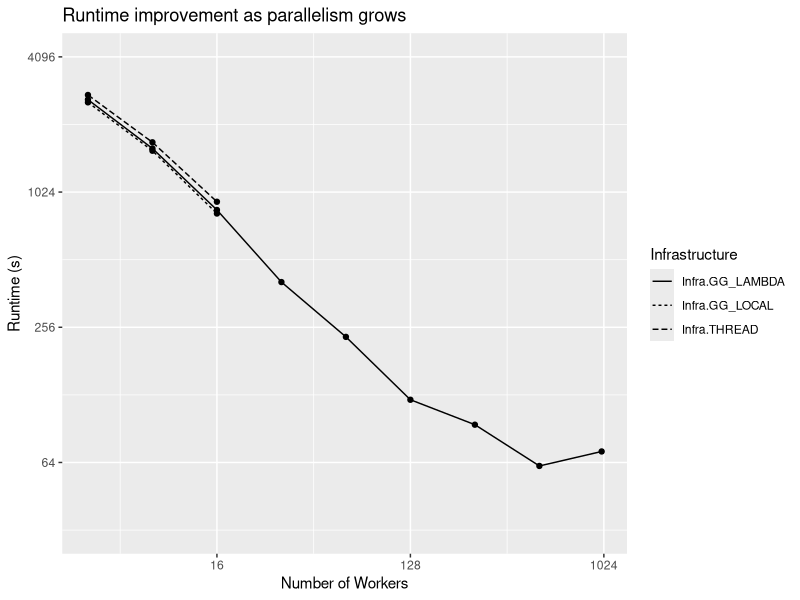
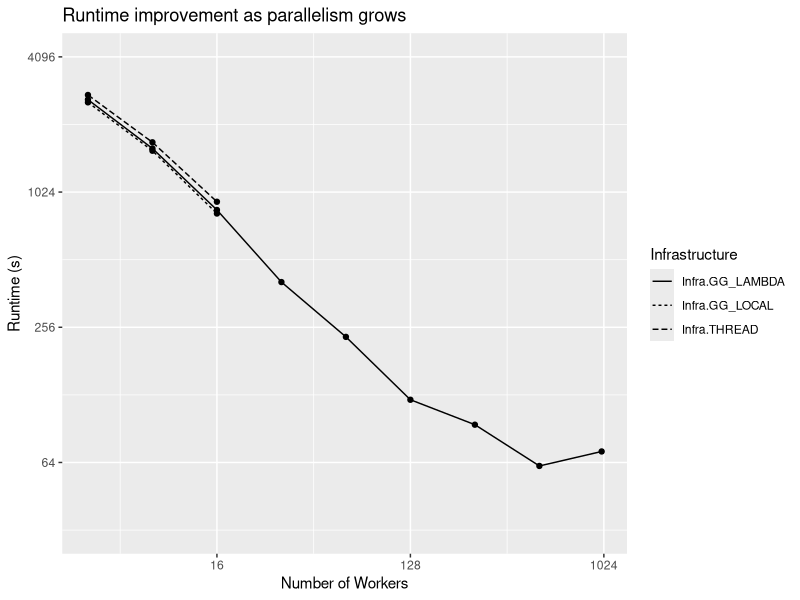

Source code (R) for these figures, in order:
library(tidyverse)

data <- read_csv("./data.csv")
benches <- c("2_6","4_2","3_5","4_5","5_5")
regex <- str_c(benches, collapse="|")
right_benches <- data %>% filter(grepl(regex, net))
no_outliers <- right_benches %>%
  filter(jobs < 32 | grepl("LAM", infra)) %>%
  # Outliers
  filter(trial != 0 | !grepl("2_6", net) | jobs !=512) %>%
  filter(trial != 0 | !grepl("3_5", net) | jobs !=1000) %>%
  filter(trial != 2 | !grepl("3_5", net) | jobs !=256) %>%
  filter(trial != 1 | !grepl("4_2", net) | jobs !=128) %>%
  filter(trial != 2 | !grepl("4_5", net) | jobs !=16) %>%
  filter(trial != 1 | !grepl("5_5", net) | jobs !=1000) %>%
  filter(trial != 1 | !grepl("5_5", net) | jobs !=512) %>%
  filter(hash != "76fe1c29" | !grepl("4_5", net) | jobs !=512)
no_outliers[no_outliers == 1024] <- 1000
series <- no_outliers %>%
  group_by(jobs,infra,divide_strategy,net) %>%
  summarise(rt_mean_trial = mean(runtime), rt_sd_trial = sd(runtime)) %>%
  group_by(jobs,infra,divide_strategy) %>%
  summarise(rt_mean_net = mean(rt_mean_trial))

#series[is.na(series)] <- 0
ggplot(series, aes(x = jobs, y = rt_mean_net, linetype = infra)) +
  geom_line() +
  geom_point() +
  scale_x_continuous(trans='log2') +
  scale_y_continuous(trans='log2', limits =c(32, 4096)) +
  labs(
    title = "Runtime improvement as parallelism grows",
    y = "Runtime (s)",
    x = "Number of Workers",
    linetype = "Infrastructure",
    color = "Split Strategy"
  )
ggsave("interval-split-scaling.png", width = 5, height = 4, units="in")
write_csv(series, "./interval-split-scaling.csv")
